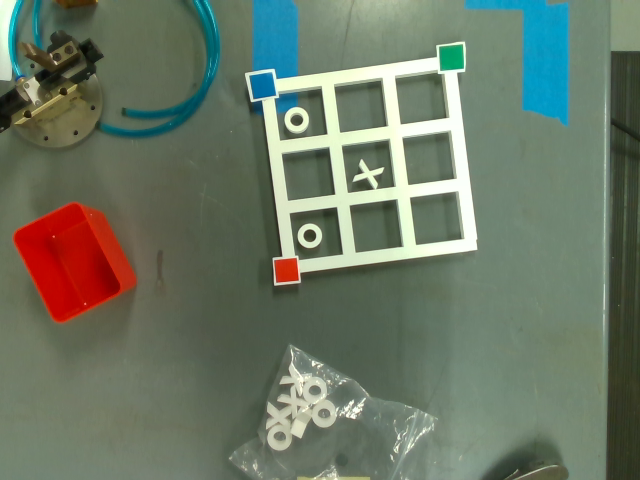
#> input picture test/circletest_Color.png, 640 x 480 px
$ python -i toolbox_shape_detector.py   (imports and definitions only)   (Python 2 division)
#> lines starting #> are read from the running program, lines starting #| are printed output that depends on the picture; after the words box and inside, x2 and y2 are one past the last pixel; in counts of white or black regions, pixels touching at a corner belong together
#> further down, picture is the input picture: shape (480, 640, 3); mean B, G, R 101.5, 118.8, 107.2
#!/usr/bin/env python
#
# Software License Agreement (Apache 2.0 License)
# Copyright (c) 2021, The Ohio State University
# The Artificially Intelligent Manufacturing Systems Lab (AIMS)
#
# Author: LuisC18

## IMPORTS

import numpy as np
import math
import cv2

# [72 lines left out: functions getContours, momentCenter, filterQuadrilaterals, orderPoints, not called in this run]

class TOOLBOX_SHAPE_DETECTOR(object):
	"""
	Class is a collection of shape detection tools based in opencv Image tools. Function image inputs require opencv image types.
	"""
	def __init__(self):
		pass

	# [56 lines left out: functions detectSquare, detectRectangle, not called in this run]


	def detectCircles(self, cv_image, radius=0, tolerance=0):
		"""
		Function that finds and draws circles on an image.
		@param image: image; Image that will be scanned for circles and drawn on
		@param radius: int; Desired radius of circles found in pixels (default finds all circles)
		@param tolerance: int; Tolerance for radius size (default is 0)
		@return center_list: List of circle centers in (x ,y) pixels
		"""
#> called with radius = 0, tolerance = 0

		circles_image = cv_image.copy()

		# [10 lines of commented-out code are left out]

		image_ori = cv2.cvtColor(cv_image,cv2.COLOR_BGR2GRAY)
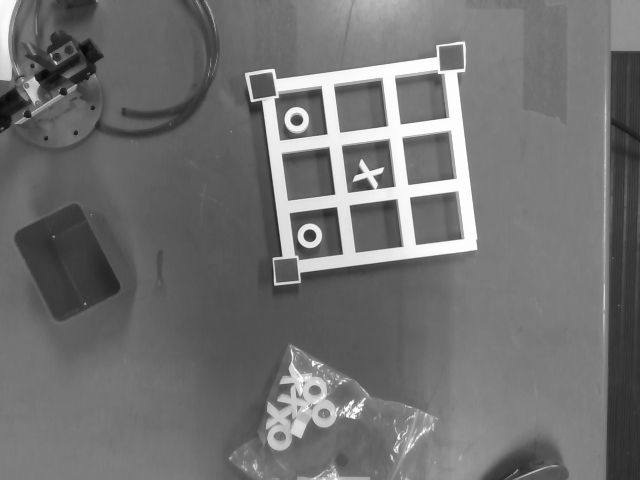
#> image_ori: shape (480, 640); min 8, max 254, mean 113.3
		lower_bound = np.array([0,0,0])

		center_list = []
		upper_bound = np.array([190,220,255])

		image_color = cv_image
		image = image_color

		mask = cv2.inRange(image_color, lower_bound, upper_bound)
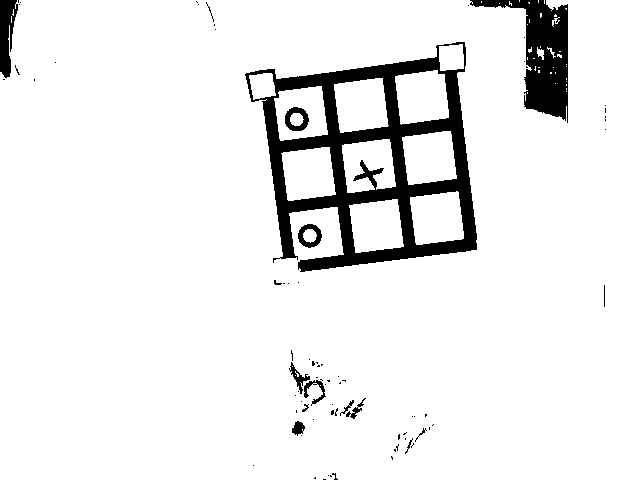
#> mask: shape (480, 640); 92.2% white; 79 black regions (63 under 20 px), largest, box (x1, y1, x2, y2) and area: (245, 42, 477, 272) 16540, (470, 0, 568, 123) 4781, (0, 0, 18, 78) 937
		mask = cv2.bitwise_not(mask)
		# cv2.imshow("gray",mask)

		# mask = cv2.adaptiveThreshold(image_ori,255,cv2.ADAPTIVE_THRESH_MEAN_C,\
		#             cv2.THRESH_BINARY_INV,33,2)

		kernel = np.ones((3, 3), np.uint8)

		#Use erosion and dilation combination to eliminate false positives.
		mask = cv2.erode(mask, kernel, iterations=2)
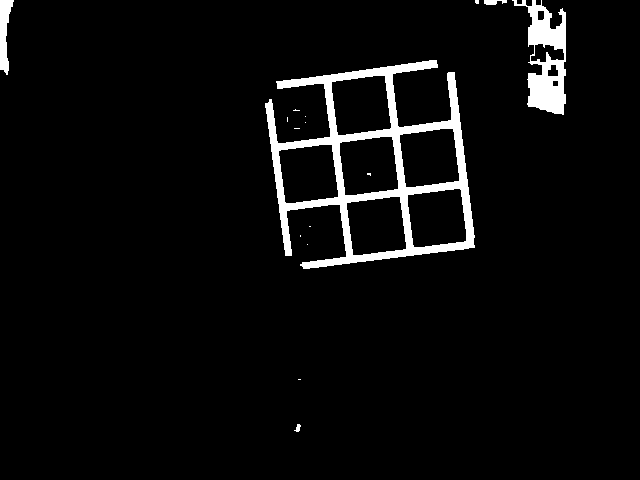
#> mask: shape (480, 640); 4.5% white; 16 white regions (11 under 20 px), largest, box (x1, y1, x2, y2) and area: (265, 60, 475, 269) 10175, (512, 0, 566, 115) 2936, (0, 0, 14, 75) 609, (484, 0, 507, 5) 83, (294, 424, 301, 432) 32
		mask = cv2.dilate(mask, kernel, iterations=1)
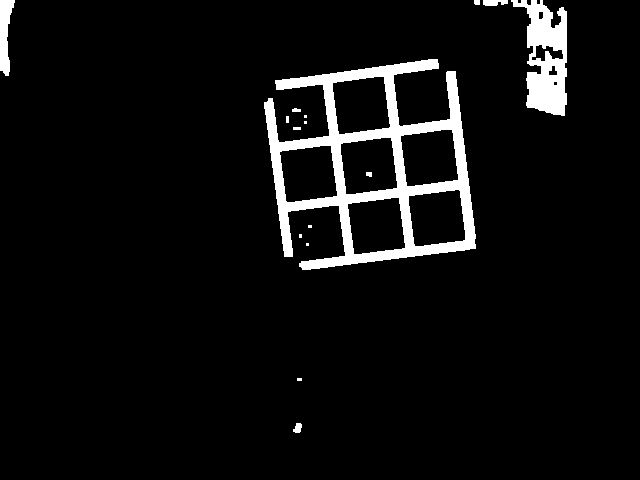
#> mask: shape (480, 640); 5.8% white; 16 white regions (6 under 20 px)

		closing = cv2.morphologyEx(mask, cv2.MORPH_OPEN, kernel)
		# cv2.imshow("end",closing)
		# cv2.waitKey(0)


		contours = cv2.findContours(mask.copy(),cv2.RETR_TREE, cv2.CHAIN_APPROX_SIMPLE)[0]
#> contours = 26 contours, 12 with area under 20; largest, box (x1, y1, x2, y2) and area: (264, 59, 476, 270) 28092, (511, 0, 567, 116) 3746, (332, 76, 391, 135) 2760, (400, 129, 459, 187) 2732, (340, 137, 398, 195) 2720
		contours.sort(key=lambda x:cv2.boundingRect(x)[0])

		circles = []
		ii = 1
		for c in contours:
		    (x,y),r = cv2.minEnclosingCircle(c)
		    center = (int(x),int(y))
		    r = int(r)
		    if r >= 8 and r<=10:
		        cv2.circle(circles_image,center,r,(61,15,205),3)
		        circles.append(center)
#> this loop made 26 passes
#> (x, y, r, center) on passes 1, 3, 6, 15, 16, 17, 18, 19, 20, 22, 23, 24: (7, 37.2, 37, (7, 37)), (308, 173.5, 36, (308, 173)), (296.8, 427.2, 5, (296, 427)), (368.1, 165.6, 36, (368, 165)), (376, 225.5, 36, (376, 225)), (368.5, 174, 3, (368, 174)), (429, 157.5, 36, (429, 157)), (436.5, 217.5, 35, (436, 217)), (476.5, 2, 3, (476, 2)), (537.5, 57.5, 63, (537, 57)), (546.9, 55.95, 16, (546, 55)), (540.5, 15, 4, (540, 15))
#> (x, y, r) on passes 2, 5, 14, 21, 26: (375, 164, 130), (296, 110, 4), (361, 105, 36), (495, 2, 12), (555, 83, 2)
#> after the loop, circles = []

		if circles is not None:
			circles = np.uint16(np.around(circles))
#> circles = empty array
			print circles

			# print('circles[0,:]',circles[0])


			for i in circles:

				# circle center
				center = (i[0], i[1])

				center_list.append(center)
#> this loop made 0 passes
#> after the loop, center_list = []
				# print('i',i)

				# print('center_list',center_list)

		return center_list, circles_image

	# [32 lines left out: functions findAngle, main, not called in this run]


# [2 lines not run here, left out]

>>> import cv2
>>> picture = cv2.imread('../test/circletest_Color.png')
>>> result = TOOLBOX_SHAPE_DETECTOR().detectCircles(picture)

$ run again, on test/iRS_sample_capture.png
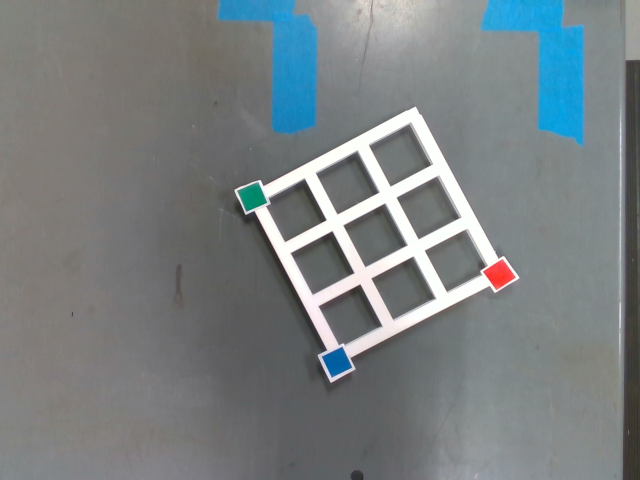
#> input picture test/iRS_sample_capture.png, 640 x 480 px
#> picture is the input picture: shape (480, 640, 3); mean B, G, R 129.7, 127.9, 121.4
#> in detectCircles, `mask = cv2.dilate(mask, kernel, iterations=1)`:
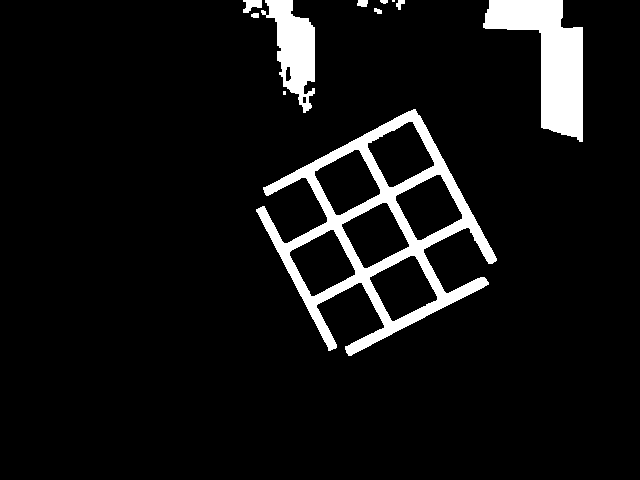
#> mask: shape (480, 640); 7.5% white; 11 white regions (2 under 20 px)
#> contours = 19 contours, 3 with area under 20; largest, box (x1, y1, x2, y2) and area: (256, 109, 497, 356) 27318, (483, 0, 583, 142) 6466, (261, 0, 315, 113) 3018, (395, 174, 463, 241) 2643, (369, 255, 438, 322) 2634
#> the loop in detectCircles, `for c in contours:` made 19 passes
#> (x, y, r, center) on passes 2, 3, 6, 7, 8, 11, 12, 14: (254.7, 15, 3, (254, 15)), (372, 229.7, 128, (371, 229)), (287.5, 73.5, 7, (287, 73)), (322, 262.5, 35, (322, 262)), (304, 99.5, 3, (304, 99)), (362, 2.5, 5, (362, 2)), (400.5, 154, 35, (400, 154)), (377.5, 10.5, 4, (377, 10))
#> after the loop in detectCircles, `for c in contours:`:
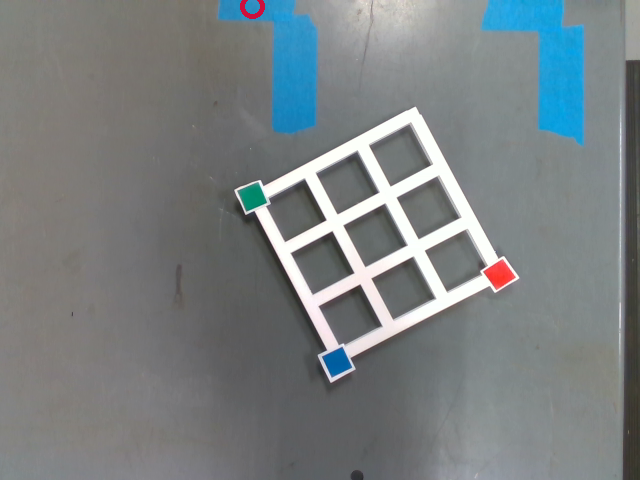
#> circles_image: shape (480, 640, 3); 0.07% of pixels changed, all inside (x1, y1, x2, y2) = (240, 0, 265, 19)
#> after the loop in detectCircles, `for c in contours:`: circles = [(252, 6)]
#> in detectCircles, `circles = np.uint16(np.around(circles))`: circles = [[252, 6]]
#| [[252   6]]
#> the loop in detectCircles, `for i in circles:` made 1 pass
#> after the loop in detectCircles, `for i in circles:`: center_list = [(252, 6)]

$ run again, on test/iRS_sample_capture_color_1280p.png
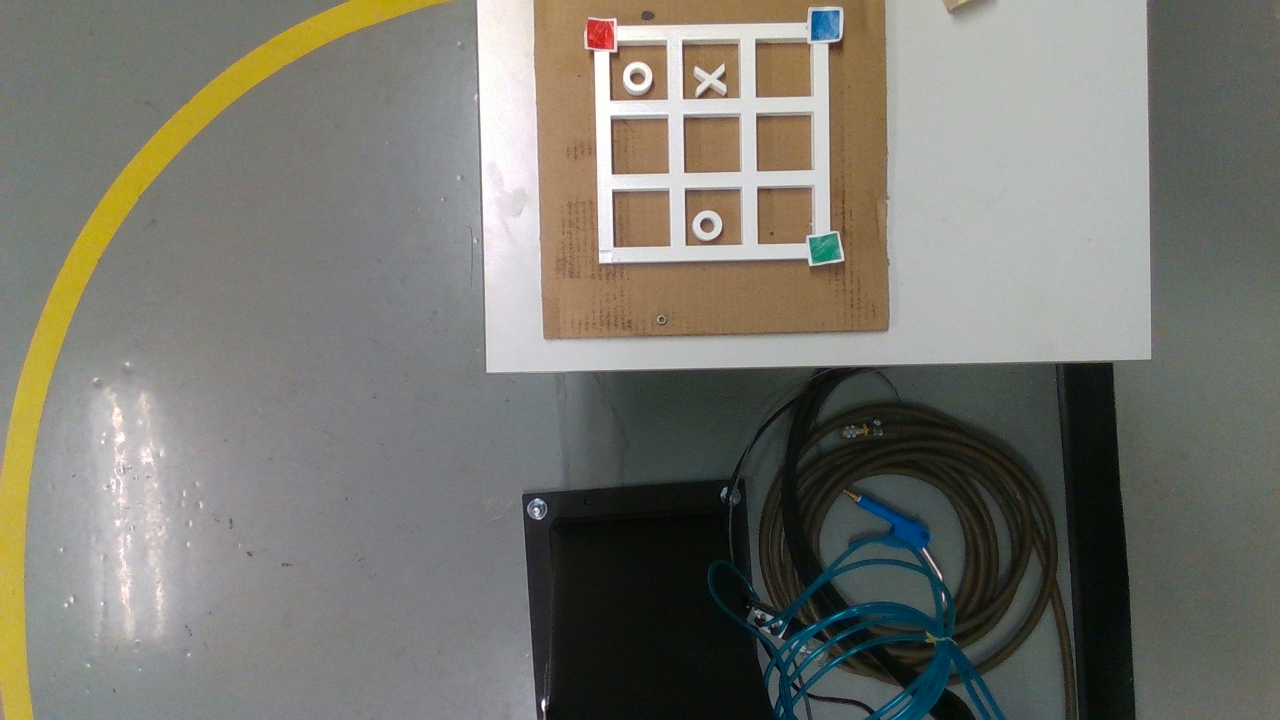
#> input picture test/iRS_sample_capture_color_1280p.png, 1280 x 720 px
#> picture is the input picture: shape (720, 1280, 3); mean B, G, R 111.2, 119, 120
#> in detectCircles, `mask = cv2.dilate(mask, kernel, iterations=1)`:
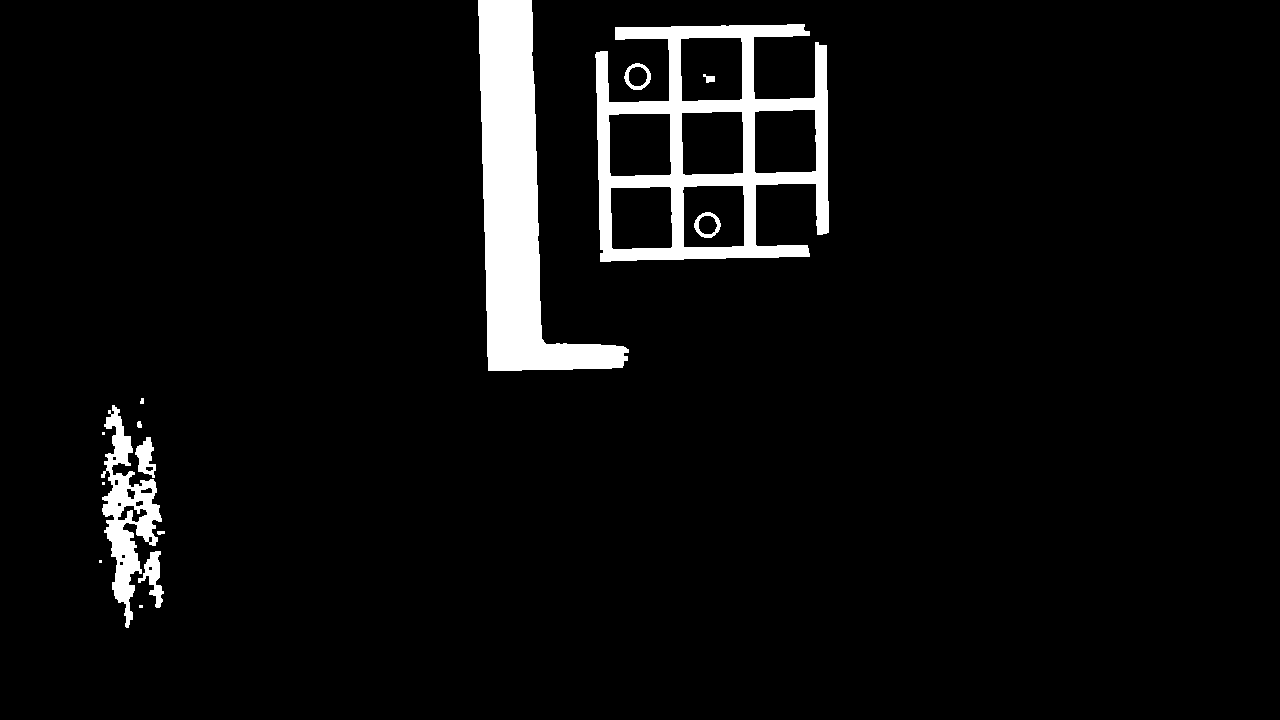
#> mask: shape (720, 1280); 5.2% white; 15 white regions (4 under 20 px)
#> contours = 35 contours, 11 with area under 20; largest, box (x1, y1, x2, y2) and area: (595, 24, 829, 262) 40617, (478, 0, 629, 371) 21696, (101, 405, 162, 628) 4937, (680, 37, 743, 102) 3880, (754, 109, 817, 174) 3850
#> the loop in detectCircles, `for c in contours:` made 35 passes
#> (x, y, r, center) on passes 7, 11, 14, 15, 17, 18, 22, 23: (132, 515.5, 15, (132, 515)), (130, 493.5, 6, (130, 493)), (139.5, 424, 3, (139, 424)), (157.5, 579, 28, (157, 578)), (146, 490.5, 6, (146, 490)), (141.5, 400.5, 2, (141, 400)), (160.5, 532, 3, (160, 532)), (550, 183.5, 197, (550, 183))
#> after the loop in detectCircles, `for c in contours:`:
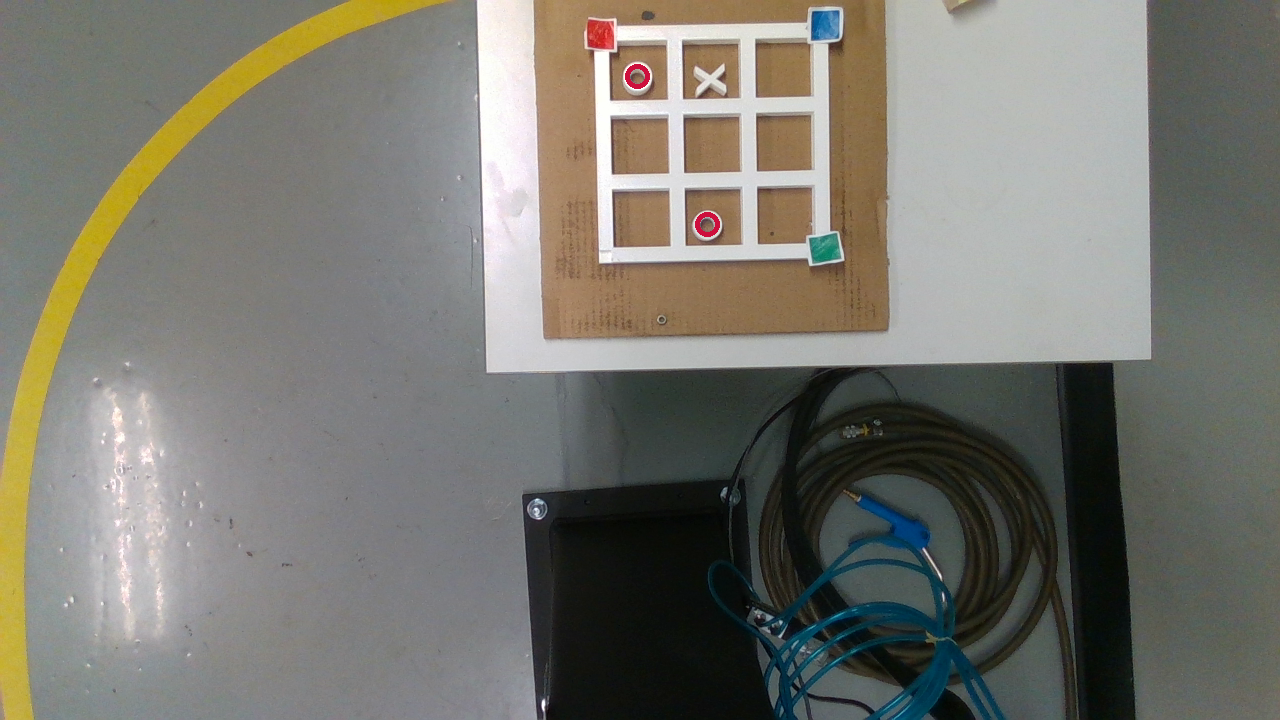
#> circles_image: shape (720, 1280, 3); 0.07% of pixels changed, all inside (x1, y1, x2, y2) = (625, 64, 720, 237)
#> after the loop in detectCircles, `for c in contours:`: circles = [(637, 76), (707, 224)]
#> in detectCircles, `circles = np.uint16(np.around(circles))`: circles = [[637, 76], [707, 224]]
#| [[637  76]
#|  [707 224]]
#> the loop in detectCircles, `for i in circles:` made 2 passes
#> after the loop in detectCircles, `for i in circles:`: center_list = [(637, 76), (707, 224)]
